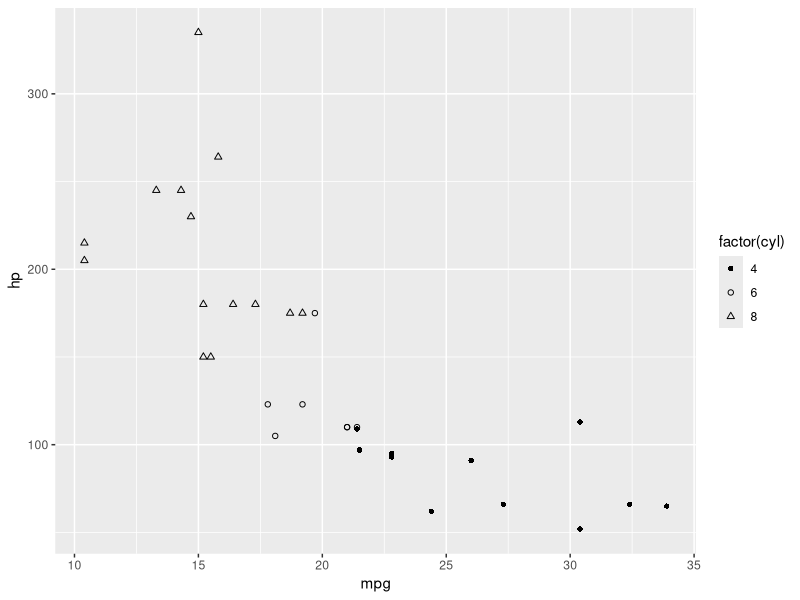
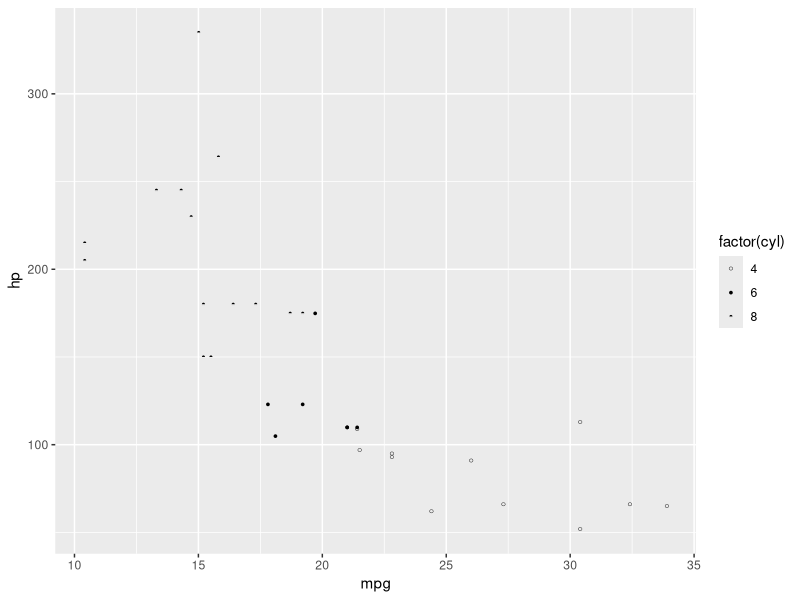
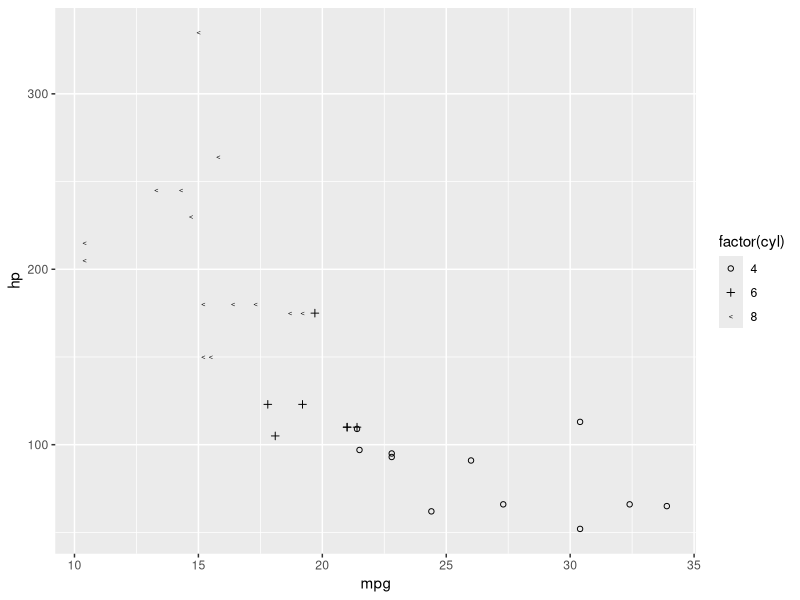
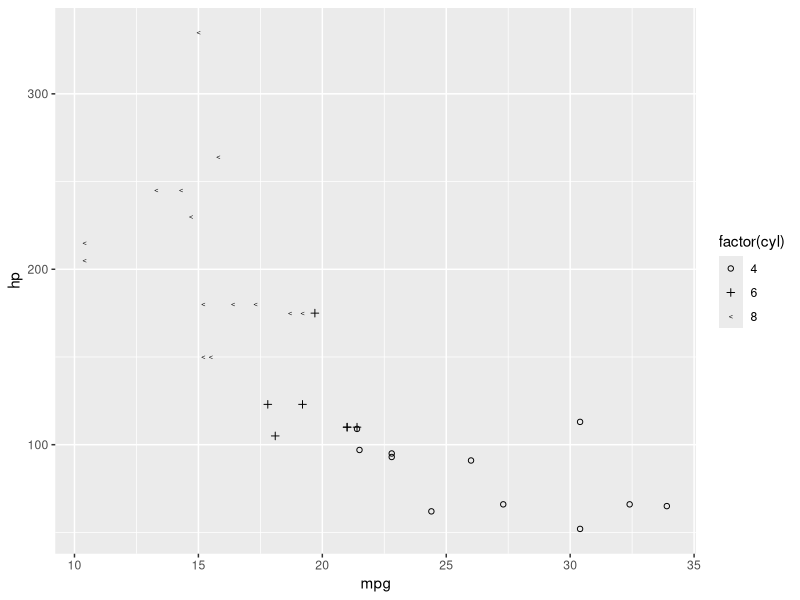

The R source for these figures, in order:
library(ggthemes)


### Name: circlefill_shape_pal
### Title: Filled Circle Shape palette (discrete)
### Aliases: circlefill_shape_pal

### ** Examples

library("ggplot2")

p <- ggplot(mtcars, aes(x = mpg, y = hp, shape = factor(cyl))) +
 geom_point()

p + scale_shape_tremmel()
p + scale_shape_circlefill()
p + scale_shape_cleveland()
p + scale_shape_cleveland(overlap = TRUE)
